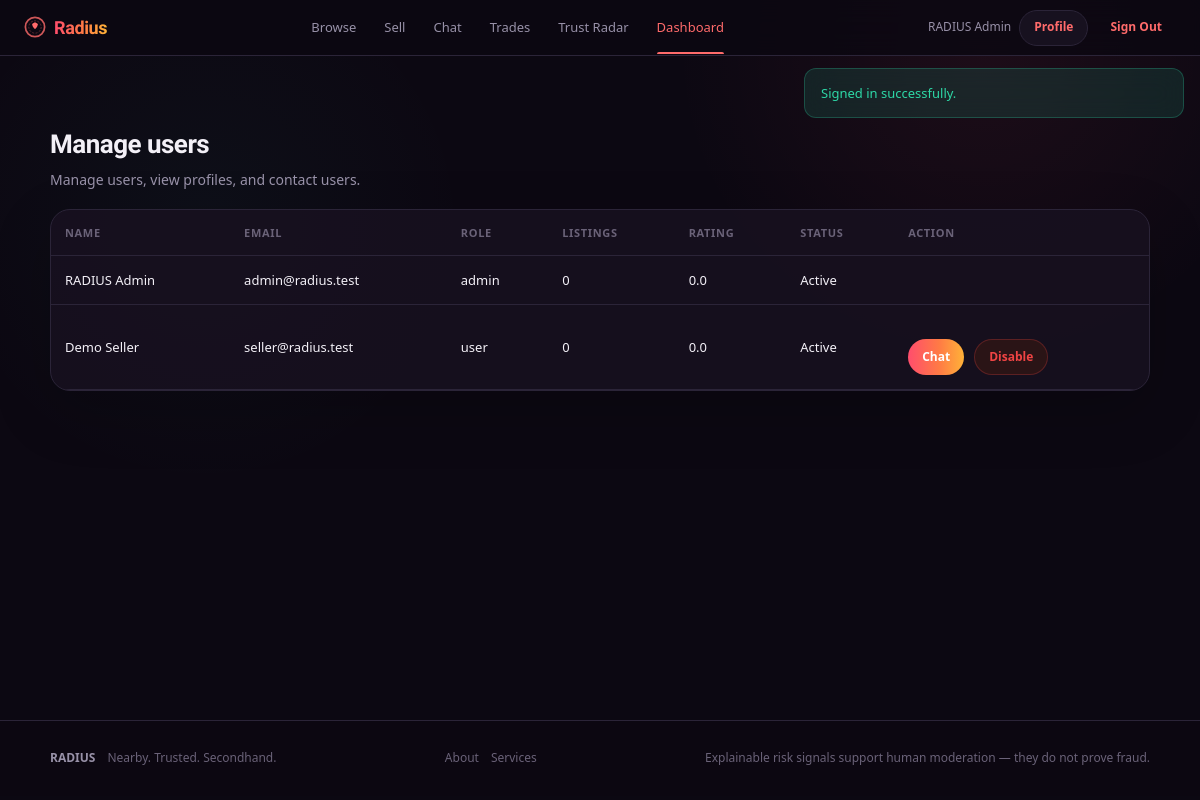
The page /admin/users.php (signed in) on the database its author committed.
### tables this page shows
CREATE TABLE users (

    id BIGINT UNSIGNED AUTO_INCREMENT PRIMARY KEY,

    name VARCHAR(120) NOT NULL,

    email VARCHAR(190) NOT NULL UNIQUE,

    password_hash VARCHAR(255) NOT NULL,

    role ENUM('user','admin')
        NOT NULL DEFAULT 'user',

    phone VARCHAR(30) NULL,

    location VARCHAR(190) NULL,

    latitude DECIMAL(10,7) NULL,

    longitude DECIMAL(10,7) NULL,

    profile_image VARCHAR(255) NULL,

    is_active TINYINT(1)
        NOT NULL DEFAULT 1,

    created_at TIMESTAMP
        NOT NULL DEFAULT CURRENT_TIMESTAMP

);

### includes/auth.php (called while the page is built, shortened)
<?php
require_once dirname(__DIR__) . '/config/database.php';
function current_user(): ?array {
    static $cached = false;
    static $user = null;
    if ($cached) return $user;
    $cached = true;
    $stmt = db()->prepare('SELECT id,name,email,role,phone,location,latitude,longitude,profile_image,is_active,created_at FROM users WHERE id=? LIMIT 1');
    $stmt->execute([(int) $_SESSION['user_id']]);
    $row = $stmt->fetch();
    $user = $row;
    return $user;
}
function require_login(): array {
    $user = current_user();
    return $user;
}
function require_admin(): array {
    $user = require_login();
    return $user;
}

### config/database.php (called while the page is built, shortened)
<?php
function db(): PDO {
    static $pdo = null;
    if ($pdo instanceof PDO) return $pdo;
    $host = env_value('DB_HOST', '127.0.0.1');
    $port = env_value('DB_PORT', '3306');
    $name = env_value('DB_NAME', 'radius');
    $user = env_value('DB_USER', 'root');
    $pass = env_value('DB_PASSWORD', '');
    $dsn = "mysql:host={$host};port={$port};dbname={$name};charset=utf8mb4";
    $options = [
        PDO::ATTR_ERRMODE => PDO::ERRMODE_EXCEPTION,
        PDO::ATTR_DEFAULT_FETCH_MODE => PDO::FETCH_ASSOC,
        PDO::ATTR_EMULATE_PREPARES => false,
    ];
    try {
        $pdo = new PDO($dsn, $user, $pass, $options);
    } catch (PDOException $e) {
        error_log('Database connection failed: ' . $e->getMessage());
        http_response_code(503);
        exit('RADIUS is temporarily unable to connect to its database.');
    }
    return $pdo;
}

### includes/functions.php (called while the page is built, shortened)
<?php
require_once dirname(__DIR__) . '/config/database.php';
function e(?string $value): string
{
    return htmlspecialchars(
        (string)$value,
        ENT_QUOTES | ENT_SUBSTITUTE,
        'UTF-8'
    );
}
function pull_flash(
    string $type
): ?string {
    $key = 'flash_' . $type;
    $value = $_SESSION[$key] ?? null;
    return $value;
}

### admin/users.php (the view, shortened to what this page needs)
<?php
require_once dirname(__DIR__) . '/includes/auth.php';
require_once dirname(__DIR__) . '/includes/functions.php';
$admin = require_admin();
$pdo = db();
$items = $pdo->query("
    SELECT
        u.*,
        (
            SELECT COUNT(*)
            FROM listings
            WHERE user_id = u.id
        ) AS listing_count,
        (
            SELECT COALESCE(AVG(rating), 0)
            FROM reviews
            WHERE reviewed_user_id = u.id
        ) AS rating
    FROM users u
    ORDER BY u.created_at DESC
")->fetchAll();
include dirname(__DIR__) . '/includes/header.php';
?>
<div class="section-head">
    <div>
        <h2>Manage users</h2>
        <p>
            Manage users, view profiles, and contact users.
        </p>
    </div>
</div>
<div class="table-wrap">
    <table class="table">
        <tr>
            <th>Name</th>
            <th>Email</th>
            <th>Role</th>
            <th>Listings</th>
            <th>Rating</th>
            <th>Status</th>
            <th>Action</th>
        </tr>
        <?php foreach ($items as $x): ?>
            <tr>
                <td>
                    <a
                        href="/profile.php?id=<?= (int)$x['id'] ?>"
                    >
                        <?= e($x['name']) ?>
                    </a>
                </td>
                <td>
                    <?= e($x['email']) ?>
                </td>
                <td>
                    <?= e($x['role']) ?>
                </td>
                <td>
                    <?= (int)$x['listing_count'] ?>
                </td>
                <td>
                    <?= number_format(
                        (float)$x['rating'],
                        1
                    ) ?>
                </td>
                <td>
                    <?= $x['is_active']
                        ? 'Active'
                        : 'Disabled'
                    ?>
                </td>
                <td>
                    <div class="actions">
                        <?php if (
                            (int)$x['id'] !== (int)$admin['id']
                        ): ?>
                            <a
                                class="btn btn-sm"
                                href="/messages.php?user_id=<?= (int)$x['id'] ?>"
                            >
                                Chat
                            </a>
                            <form
                                method="post"
                                style="margin:0;"
                            >
                                <button
                                    type="submit"
                                    class="btn btn-sm <?= $x['is_active']
                                        ? 'btn-danger'
                                        : 'btn-light'
                                    ?>"
                                >
                                    <?= $x['is_active']
                                        ? 'Disable'
                                        : 'Enable'
                                    ?>
                                </button>
                            </form>
                        <?php endif; ?>
                    </div>
                </td>
            </tr>
        <?php endforeach; ?>
    </table>
</div>
<?php
include dirname(__DIR__) . '/includes/footer.php';
?>

### includes/header.php (shortened to what this page needs)
<?php
require_once __DIR__.'/functions.php';
require_once __DIR__.'/auth.php';
$user = current_user();
$success = pull_flash('success');
$currentPath = parse_url(
    $_SERVER['REQUEST_URI'] ?? '/',
    PHP_URL_PATH
) ?: '/';
function nav_active(string $path, string $current): string
{
    return $current === $path ||
        ($path !== '/' && str_starts_with($current, $path))
        ? ' active'
        : '';
}
?>
<!doctype html>
<html lang="en">
<head>
    <link
        rel="stylesheet"
        href="https://api.fontshare.com/v2/css?f[]=general-sans@400,500,600,700&display=swap"
    >
    <link
        rel="stylesheet"
        href="/assets/css/style.css"
    >
</head>
<body>
<header class="topnav">
    <a
        class="topnav-brand"
        href="/"
        aria-label="RADIUS home"
    >
        <span>Radius</span>
    </a>
    <nav
        class="topnav-center"
        aria-label="Main navigation"
    >
        <a
            class="topnav-item<?=nav_active('/listings.php',$currentPath)?>"
            href="/listings.php"
        >
            Browse
        </a>
        <?php if($user): ?>
            <a
                class="topnav-item<?=nav_active('/create-listing.php',$currentPath)?>"
                href="/create-listing.php"
            >
                Sell
            </a>
            <a
                class="topnav-item<?=nav_active('/messages.php',$currentPath)?>"
                href="/messages.php"
            >
                Chat
            </a>
            <a
                class="topnav-item<?=nav_active('/trade-requests.php',$currentPath)?>"
                href="/trade-requests.php"
            >
                Trades
            </a>
        <?php endif; ?>
        <a
            class="topnav-item<?=nav_active('/trust-radar.php',$currentPath)?>"
            href="/trust-radar.php"
        >
            Trust Radar
        </a>
        <?php if(
            $user &&
            isset($user['role']) &&
            $user['role'] === 'admin'
        ): ?>
            <a
                class="topnav-item<?=str_starts_with($currentPath,'/admin/') ? ' active' : ''?>"
                href="/admin/dashboard.php"
            >
                Dashboard
            </a>
        <?php endif; ?>
    </nav>
    <div class="topnav-right">
        <?php if($user): ?>
            <span class="user-info">
                <?=e($user['name'])?>
            </span>
            <a
                class="btn btn-secondary btn-sm"
                href="/profile.php"
            >
                Profile
            </a>
            <a
                class="btn btn-ghost btn-sm"
                href="/logout.php"
            >
                Sign Out
            </a>
        <?php endif; ?>
    </div>
</header>
<?php if($success): ?>
    <div class="toast-container">
        <div class="toast toast-success">
            <?=e($success)?>
        </div>
    </div>
<?php endif; ?>
<main class="content">

### includes/footer.php (shortened to what this page needs)
</main>
<footer class="footer">
    <div>
        <strong>RADIUS</strong>
        <span>Nearby. Trusted. Secondhand.</span>
    </div>
    <div>
        <a href="/about.php">About</a>
        <a href="/services.php">Services</a>
    </div>
    <span>
        Explainable risk signals support human moderation —
        they do not prove fraud.
    </span>
</footer>
</body>
</html>

### rows shown on the page
users: name "RADIUS Admin", email "admin@radius.test", role "admin", listing_count "0", rating "0.0", is_active "Active"
users: name "Demo Seller", email "seller@radius.test", role "user", listing_count "0", rating "0.0", is_active "Active"

### other values the page prints
$success "Signed in successfully."
